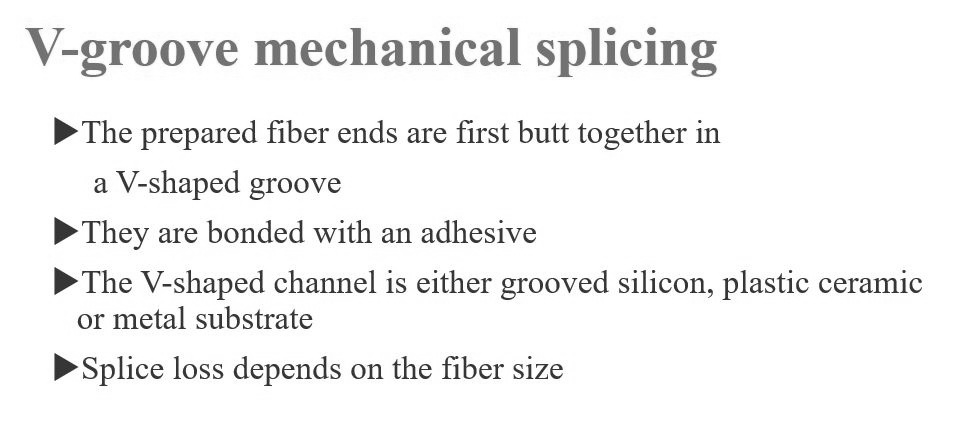
#> input picture 284_DAY_284_Python_opencv_dilation/test.jpg, 958 x 436 px
$ python python_opencv_dilation.py
#> lines starting #> are read from the running program, lines starting #| are printed output that depends on the picture
# **************** "iNNovationMerge DailyCodeHub" ****************
# Visit https://www.innovationmerge.com/
# Theme : Week with image preprocessing using OpenCV

# Python program to apply dilation to an image

import cv2
import os
import numpy as np
image = cv2.imread('test.jpg', cv2.IMREAD_GRAYSCALE)
#> image is the input picture: shape (436, 958); min 24, max 255, mean 242.9
kernel = np.ones((3,3),np.uint8)
image = cv2.dilate(image, kernel, iterations = 1)
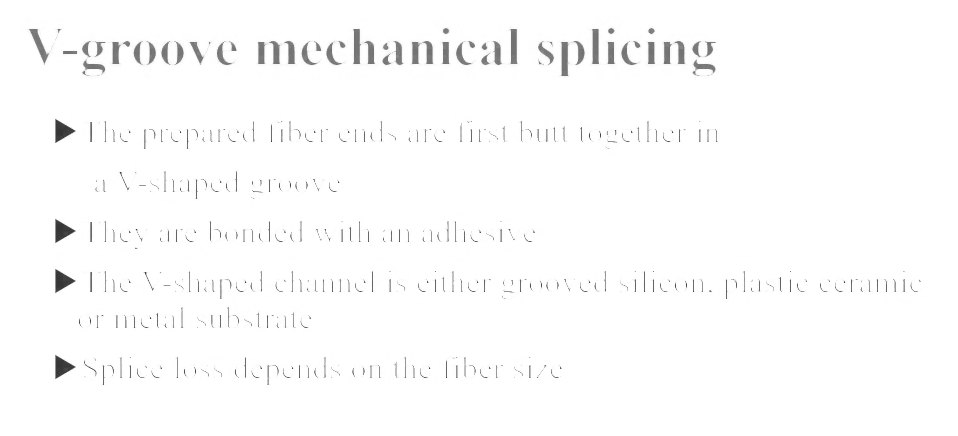
#> image: shape (436, 958); min 54, max 255, mean 251.5
cv2.imwrite('test_output.jpg', image)
